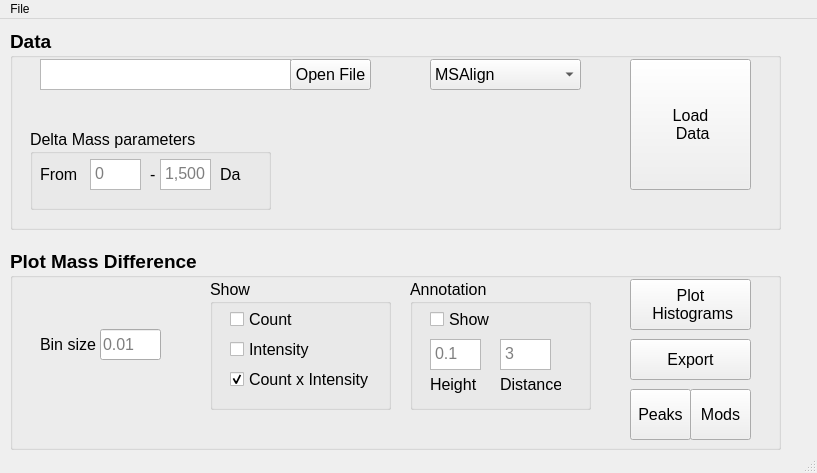
<?xml version="1.0" encoding="UTF-8"?>
<ui version="4.0">
 <class>MainWindow</class>
 <widget class="QMainWindow" name="MainWindow">
  <property name="geometry">
   <rect>
    <x>0</x>
    <y>0</y>
    <width>817</width>
    <height>473</height>
   </rect>
  </property>
  <property name="windowTitle">
   <string>MainWindow</string>
  </property>
  <widget class="QWidget" name="centralwidget">
   <widget class="QGroupBox" name="group_templates_2">
    <property name="geometry">
     <rect>
      <x>10</x>
      <y>10</y>
      <width>771</width>
      <height>201</height>
     </rect>
    </property>
    <property name="font">
     <font>
      <family>Arial</family>
      <pointsize>14</pointsize>
      <weight>75</weight>
      <bold>true</bold>
     </font>
    </property>
    <property name="title">
     <string>Data</string>
    </property>
    <widget class="QTextBrowser" name="text_open_file">
     <property name="geometry">
      <rect>
       <x>30</x>
       <y>30</y>
       <width>251</width>
       <height>31</height>
      </rect>
     </property>
     <property name="font">
      <font>
       <pointsize>8</pointsize>
       <weight>50</weight>
       <bold>false</bold>
      </font>
     </property>
    </widget>
    <widget class="QComboBox" name="combobox_deconv_algorithm">
     <property name="geometry">
      <rect>
       <x>420</x>
       <y>30</y>
       <width>151</width>
       <height>31</height>
      </rect>
     </property>
     <property name="font">
      <font>
       <pointsize>12</pointsize>
       <weight>50</weight>
       <bold>false</bold>
      </font>
     </property>
     <item>
      <property name="text">
       <string>MSAlign</string>
      </property>
     </item>
    </widget>
    <widget class="QGroupBox" name="group_templates_5">
     <property name="geometry">
      <rect>
       <x>20</x>
       <y>100</y>
       <width>241</width>
       <height>81</height>
      </rect>
     </property>
     <property name="font">
      <font>
       <family>Arial</family>
       <pointsize>12</pointsize>
       <weight>50</weight>
       <bold>false</bold>
      </font>
     </property>
     <property name="title">
      <string>Delta Mass parameters</string>
     </property>
     <widget class="QLabel" name="label_most_deff_5">
      <property name="geometry">
       <rect>
        <x>10</x>
        <y>30</y>
        <width>51</width>
        <height>31</height>
       </rect>
      </property>
      <property name="text">
       <string>From</string>
      </property>
     </widget>
     <widget class="QTextEdit" name="text_deltamass_mass_min">
      <property name="geometry">
       <rect>
        <x>60</x>
        <y>30</y>
        <width>51</width>
        <height>31</height>
       </rect>
      </property>
      <property name="placeholderText">
       <string>0</string>
      </property>
     </widget>
     <widget class="QLabel" name="label_most_deff_6">
      <property name="geometry">
       <rect>
        <x>120</x>
        <y>20</y>
        <width>51</width>
        <height>51</height>
       </rect>
      </property>
      <property name="text">
       <string>-</string>
      </property>
     </widget>
     <widget class="QLabel" name="label_most_att_6">
      <property name="geometry">
       <rect>
        <x>190</x>
        <y>30</y>
        <width>31</width>
        <height>31</height>
       </rect>
      </property>
      <property name="text">
       <string>Da</string>
      </property>
     </widget>
     <widget class="QTextEdit" name="text_deltamass_mass_max">
      <property name="geometry">
       <rect>
        <x>130</x>
        <y>30</y>
        <width>51</width>
        <height>31</height>
       </rect>
      </property>
      <property name="placeholderText">
       <string>1,500</string>
      </property>
     </widget>
    </widget>
    <widget class="QPushButton" name="button_load_data">
     <property name="geometry">
      <rect>
       <x>620</x>
       <y>30</y>
       <width>121</width>
       <height>131</height>
      </rect>
     </property>
     <property name="font">
      <font>
       <family>Arial</family>
       <pointsize>12</pointsize>
       <weight>50</weight>
       <bold>false</bold>
      </font>
     </property>
     <property name="text">
      <string>Load 
 Data</string>
     </property>
    </widget>
    <widget class="QPushButton" name="button_open_file">
     <property name="geometry">
      <rect>
       <x>280</x>
       <y>30</y>
       <width>81</width>
       <height>31</height>
      </rect>
     </property>
     <property name="font">
      <font>
       <family>Arial</family>
       <pointsize>12</pointsize>
       <weight>50</weight>
       <bold>false</bold>
      </font>
     </property>
     <property name="text">
      <string>Open File</string>
     </property>
    </widget>
   </widget>
   <widget class="QGroupBox" name="group_templates_4">
    <property name="geometry">
     <rect>
      <x>10</x>
      <y>230</y>
      <width>771</width>
      <height>201</height>
     </rect>
    </property>
    <property name="font">
     <font>
      <family>Arial</family>
      <pointsize>14</pointsize>
      <weight>75</weight>
      <bold>true</bold>
     </font>
    </property>
    <property name="title">
     <string>Plot Mass Difference</string>
    </property>
    <widget class="QLabel" name="label_most_deff">
     <property name="geometry">
      <rect>
       <x>30</x>
       <y>80</y>
       <width>61</width>
       <height>31</height>
      </rect>
     </property>
     <property name="font">
      <font>
       <pointsize>12</pointsize>
       <weight>50</weight>
       <bold>false</bold>
      </font>
     </property>
     <property name="text">
      <string>Bin size</string>
     </property>
    </widget>
    <widget class="QGroupBox" name="groupBox">
     <property name="geometry">
      <rect>
       <x>200</x>
       <y>30</y>
       <width>181</width>
       <height>131</height>
      </rect>
     </property>
     <property name="font">
      <font>
       <pointsize>12</pointsize>
       <weight>50</weight>
       <bold>false</bold>
      </font>
     </property>
     <property name="title">
      <string>Show</string>
     </property>
     <widget class="QCheckBox" name="checkbox_deltamass_countintensity">
      <property name="geometry">
       <rect>
        <x>20</x>
        <y>90</y>
        <width>141</width>
        <height>21</height>
       </rect>
      </property>
      <property name="text">
       <string>Count x Intensity</string>
      </property>
      <property name="checked">
       <bool>true</bool>
      </property>
     </widget>
     <widget class="QCheckBox" name="checkbox_deltamass_intensity">
      <property name="geometry">
       <rect>
        <x>20</x>
        <y>60</y>
        <width>141</width>
        <height>21</height>
       </rect>
      </property>
      <property name="text">
       <string>Intensity</string>
      </property>
     </widget>
     <widget class="QCheckBox" name="checkbox_deltamass_count">
      <property name="geometry">
       <rect>
        <x>20</x>
        <y>30</y>
        <width>131</width>
        <height>21</height>
       </rect>
      </property>
      <property name="text">
       <string>Count</string>
      </property>
      <property name="checked">
       <bool>false</bool>
      </property>
      <property name="tristate">
       <bool>false</bool>
      </property>
     </widget>
    </widget>
    <widget class="QGroupBox" name="groupBox_2">
     <property name="geometry">
      <rect>
       <x>400</x>
       <y>30</y>
       <width>181</width>
       <height>131</height>
      </rect>
     </property>
     <property name="font">
      <font>
       <pointsize>12</pointsize>
       <weight>50</weight>
       <bold>false</bold>
      </font>
     </property>
     <property name="title">
      <string>Annotation</string>
     </property>
     <widget class="QCheckBox" name="checkbox_annotation_show">
      <property name="geometry">
       <rect>
        <x>20</x>
        <y>30</y>
        <width>131</width>
        <height>21</height>
       </rect>
      </property>
      <property name="text">
       <string>Show </string>
      </property>
     </widget>
     <widget class="QTextEdit" name="text_massdifference_annotation_height">
      <property name="geometry">
       <rect>
        <x>20</x>
        <y>60</y>
        <width>51</width>
        <height>31</height>
       </rect>
      </property>
      <property name="placeholderText">
       <string>0.1</string>
      </property>
     </widget>
     <widget class="QTextEdit" name="text_massdifference_annotation_distance">
      <property name="geometry">
       <rect>
        <x>90</x>
        <y>60</y>
        <width>51</width>
        <height>31</height>
       </rect>
      </property>
      <property name="placeholderText">
       <string>3</string>
      </property>
     </widget>
     <widget class="QLabel" name="label_most_deff_8">
      <property name="geometry">
       <rect>
        <x>20</x>
        <y>90</y>
        <width>61</width>
        <height>31</height>
       </rect>
      </property>
      <property name="text">
       <string>Height</string>
      </property>
     </widget>
     <widget class="QLabel" name="label_most_deff_7">
      <property name="geometry">
       <rect>
        <x>90</x>
        <y>90</y>
        <width>61</width>
        <height>31</height>
       </rect>
      </property>
      <property name="text">
       <string>Distance</string>
      </property>
     </widget>
    </widget>
    <widget class="QPushButton" name="button_plot_histogram">
     <property name="geometry">
      <rect>
       <x>620</x>
       <y>30</y>
       <width>121</width>
       <height>51</height>
      </rect>
     </property>
     <property name="font">
      <font>
       <family>Arial</family>
       <pointsize>12</pointsize>
       <weight>50</weight>
       <bold>false</bold>
      </font>
     </property>
     <property name="text">
      <string>Plot 
 Histograms</string>
     </property>
    </widget>
    <widget class="QLineEdit" name="text_massdifference_bin_size">
     <property name="geometry">
      <rect>
       <x>90</x>
       <y>80</y>
       <width>61</width>
       <height>31</height>
      </rect>
     </property>
     <property name="font">
      <font>
       <pointsize>12</pointsize>
       <weight>50</weight>
       <bold>false</bold>
      </font>
     </property>
     <property name="placeholderText">
      <string>0.01</string>
     </property>
    </widget>
    <widget class="QPushButton" name="button_export_histogram_data">
     <property name="geometry">
      <rect>
       <x>620</x>
       <y>90</y>
       <width>121</width>
       <height>41</height>
      </rect>
     </property>
     <property name="font">
      <font>
       <family>Arial</family>
       <pointsize>12</pointsize>
       <weight>50</weight>
       <bold>false</bold>
      </font>
     </property>
     <property name="text">
      <string>Export</string>
     </property>
    </widget>
    <widget class="QPushButton" name="button_show_peaklist">
     <property name="geometry">
      <rect>
       <x>620</x>
       <y>140</y>
       <width>61</width>
       <height>51</height>
      </rect>
     </property>
     <property name="font">
      <font>
       <family>Arial</family>
       <pointsize>12</pointsize>
       <weight>50</weight>
       <bold>false</bold>
      </font>
     </property>
     <property name="text">
      <string>Peaks</string>
     </property>
    </widget>
    <widget class="QPushButton" name="button_show_possible_modifications">
     <property name="geometry">
      <rect>
       <x>680</x>
       <y>140</y>
       <width>61</width>
       <height>51</height>
      </rect>
     </property>
     <property name="font">
      <font>
       <family>Arial</family>
       <pointsize>12</pointsize>
       <weight>50</weight>
       <bold>false</bold>
      </font>
     </property>
     <property name="text">
      <string>Mods</string>
     </property>
    </widget>
   </widget>
  </widget>
  <widget class="QMenuBar" name="menubar">
   <property name="geometry">
    <rect>
     <x>0</x>
     <y>0</y>
     <width>817</width>
     <height>21</height>
    </rect>
   </property>
   <widget class="QMenu" name="menuFile">
    <property name="title">
     <string>File</string>
    </property>
    <addaction name="actionSave_Results"/>
    <addaction name="actionOpen_Results"/>
   </widget>
   <addaction name="menuFile"/>
  </widget>
  <widget class="QStatusBar" name="statusbar"/>
  <action name="actionSave_Results">
   <property name="text">
    <string>Save Results</string>
   </property>
   <property name="shortcut">
    <string>Ctrl+S</string>
   </property>
  </action>
  <action name="actionOpen_Results">
   <property name="text">
    <string>Open Results</string>
   </property>
   <property name="shortcut">
    <string>Ctrl+O</string>
   </property>
  </action>
 </widget>
 <resources/>
 <connections>
  <connection>
   <sender>button_load_data</sender>
   <signal>clicked()</signal>
   <receiver>MainWindow</receiver>
   <slot>load_data()</slot>
   <hints>
    <hint type="sourcelabel">
     <x>728</x>
     <y>117</y>
    </hint>
    <hint type="destinationlabel">
     <x>798</x>
     <y>127</y>
    </hint>
   </hints>
  </connection>
  <connection>
   <sender>button_plot_histogram</sender>
   <signal>clicked()</signal>
   <receiver>MainWindow</receiver>
   <slot>plot_histogram()</slot>
   <hints>
    <hint type="sourcelabel">
     <x>710</x>
     <y>321</y>
    </hint>
    <hint type="destinationlabel">
     <x>803</x>
     <y>330</y>
    </hint>
   </hints>
  </connection>
  <connection>
   <sender>button_export_histogram_data</sender>
   <signal>clicked()</signal>
   <receiver>MainWindow</receiver>
   <slot>export_histogram_data()</slot>
   <hints>
    <hint type="sourcelabel">
     <x>653</x>
     <y>381</y>
    </hint>
    <hint type="destinationlabel">
     <x>800</x>
     <y>472</y>
    </hint>
   </hints>
  </connection>
  <connection>
   <sender>button_show_possible_modifications</sender>
   <signal>clicked()</signal>
   <receiver>MainWindow</receiver>
   <slot>show_possible_modifications()</slot>
   <hints>
    <hint type="sourcelabel">
     <x>750</x>
     <y>431</y>
    </hint>
    <hint type="destinationlabel">
     <x>803</x>
     <y>472</y>
    </hint>
   </hints>
  </connection>
  <connection>
   <sender>button_show_peaklist</sender>
   <signal>clicked()</signal>
   <receiver>MainWindow</receiver>
   <slot>show_peaklist()</slot>
   <hints>
    <hint type="sourcelabel">
     <x>690</x>
     <y>440</y>
    </hint>
    <hint type="destinationlabel">
     <x>805</x>
     <y>472</y>
    </hint>
   </hints>
  </connection>
  <connection>
   <sender>button_open_file</sender>
   <signal>clicked()</signal>
   <receiver>MainWindow</receiver>
   <slot>open_file()</slot>
   <hints>
    <hint type="sourcelabel">
     <x>332</x>
     <y>87</y>
    </hint>
    <hint type="destinationlabel">
     <x>799</x>
     <y>62</y>
    </hint>
   </hints>
  </connection>
  <connection>
   <sender>actionOpen_Results</sender>
   <signal>triggered()</signal>
   <receiver>MainWindow</receiver>
   <slot>open_results()</slot>
   <hints>
    <hint type="sourcelabel">
     <x>-1</x>
     <y>-1</y>
    </hint>
    <hint type="destinationlabel">
     <x>408</x>
     <y>236</y>
    </hint>
   </hints>
  </connection>
  <connection>
   <sender>actionSave_Results</sender>
   <signal>triggered()</signal>
   <receiver>MainWindow</receiver>
   <slot>save_results()</slot>
   <hints>
    <hint type="sourcelabel">
     <x>-1</x>
     <y>-1</y>
    </hint>
    <hint type="destinationlabel">
     <x>408</x>
     <y>236</y>
    </hint>
   </hints>
  </connection>
 </connections>
 <slots>
  <slot>load_data()</slot>
  <slot>plot_histogram()</slot>
  <slot>export_histogram_data()</slot>
  <slot>export_rt_shift_data()</slot>
  <slot>show_possible_modifications()</slot>
  <slot>show_peaklist()</slot>
  <slot>open_file()</slot>
  <slot>save_results()</slot>
  <slot>open_results()</slot>
 </slots>
</ui>
